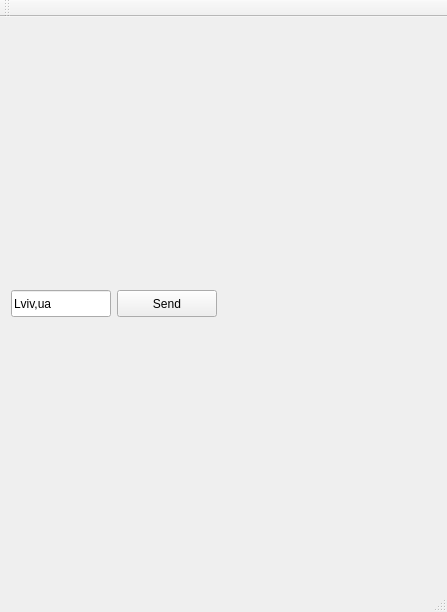
<?xml version="1.0" encoding="UTF-8"?>
<ui version="4.0">
 <class>MainWindow</class>
 <widget class="QMainWindow" name="MainWindow">
  <property name="geometry">
   <rect>
    <x>0</x>
    <y>0</y>
    <width>447</width>
    <height>612</height>
   </rect>
  </property>
  <property name="windowTitle">
   <string>Weather</string>
  </property>
  <widget class="QWidget" name="centralWidget">
   <layout class="QVBoxLayout" name="verticalLayout">
    <item>
     <layout class="QHBoxLayout" name="horizontalLayout">
      <item>
       <widget class="QLineEdit" name="lineEdit">
        <property name="minimumSize">
         <size>
          <width>100</width>
          <height>27</height>
         </size>
        </property>
        <property name="maximumSize">
         <size>
          <width>100</width>
          <height>27</height>
         </size>
        </property>
        <property name="text">
         <string>Lviv,ua</string>
        </property>
       </widget>
      </item>
      <item>
       <widget class="QPushButton" name="pushButton">
        <property name="minimumSize">
         <size>
          <width>100</width>
          <height>27</height>
         </size>
        </property>
        <property name="maximumSize">
         <size>
          <width>100</width>
          <height>27</height>
         </size>
        </property>
        <property name="text">
         <string>Send</string>
        </property>
       </widget>
      </item>
      <item>
       <spacer name="horizontalSpacer">
        <property name="orientation">
         <enum>Qt::Horizontal</enum>
        </property>
        <property name="sizeHint" stdset="0">
         <size>
          <width>40</width>
          <height>20</height>
         </size>
        </property>
       </spacer>
      </item>
     </layout>
    </item>
   </layout>
  </widget>
  <widget class="QMenuBar" name="menuBar">
   <property name="geometry">
    <rect>
     <x>0</x>
     <y>0</y>
     <width>447</width>
     <height>22</height>
    </rect>
   </property>
  </widget>
  <widget class="QToolBar" name="mainToolBar">
   <attribute name="toolBarArea">
    <enum>TopToolBarArea</enum>
   </attribute>
   <attribute name="toolBarBreak">
    <bool>false</bool>
   </attribute>
  </widget>
  <widget class="QStatusBar" name="statusBar"/>
 </widget>
 <layoutdefault spacing="6" margin="11"/>
 <resources/>
 <connections/>
</ui>
